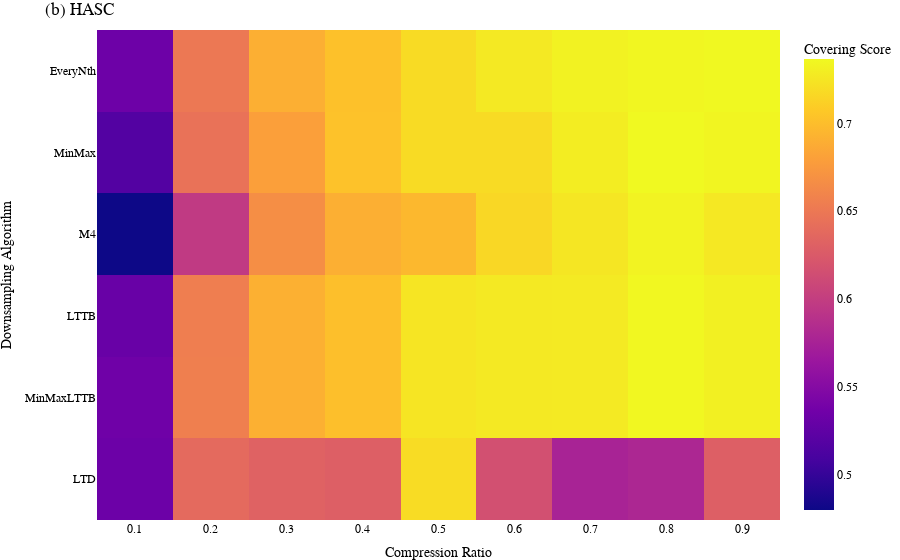

The notebook cell saved with this chart:
### Markdown cell above
### HASC

### Code cell
score_heatmap(hasc_res, "HASC", title='(b) HASC', filepath="results/figures/heatmap_meanScore_perAlgo_compRatio_HASC.svg")

### Figure 1 — Plotly figure (JSON) as saved in the notebook; plotly's stock layout.template omitted (floating-point values rounded to 4 significant figures)
{"data": [{"colorbar": {"title": {"text": "Covering Score"}}, "type": "heatmap", "x": [0.1, 0.2, 0.3, 0.4, 0.5, 0.6, 0.7, 0.8, 0.9], "y": ["LTD", "MinMaxLTTB", "LTTB", "M4", "MinMax", "EveryNth"], "z": [[0.5328, 0.6383, 0.6319, 0.6294, 0.7193, 0.6164, 0.5757, 0.5796, 0.6292], [0.5351, 0.6553, 0.6907, 0.7011, 0.7243, 0.727, 0.7278, 0.7354, 0.7314], [0.5303, 0.6548, 0.6907, 0.7011, 0.7243, 0.727, 0.7278, 0.7354, 0.7314], [0.4797, 0.5967, 0.6669, 0.6902, 0.6961, 0.7161, 0.7249, 0.7333, 0.7264], [0.5169, 0.6454, 0.6795, 0.7028, 0.7186, 0.7184, 0.7294, 0.7367, 0.7344], [0.5333, 0.6501, 0.6899, 0.7019, 0.7185, 0.7272, 0.7326, 0.735, 0.7359]], "zsmooth": false}], "layout": {"autosize": true, "font": {"color": "black", "family": "Arial", "size": 12}, "margin": {"b": 0, "l": 0, "r": 0, "t": 30}, "title": {"text": "(b) HASC"}, "xaxis": {"autorange": true, "range": [0.05, 0.95], "title": {"text": "Compression Ratio"}, "type": "linear"}, "yaxis": {"autorange": true, "range": [-0.5, 5.5], "title": {"text": "Downsampling Algorithm"}, "type": "category"}}}
